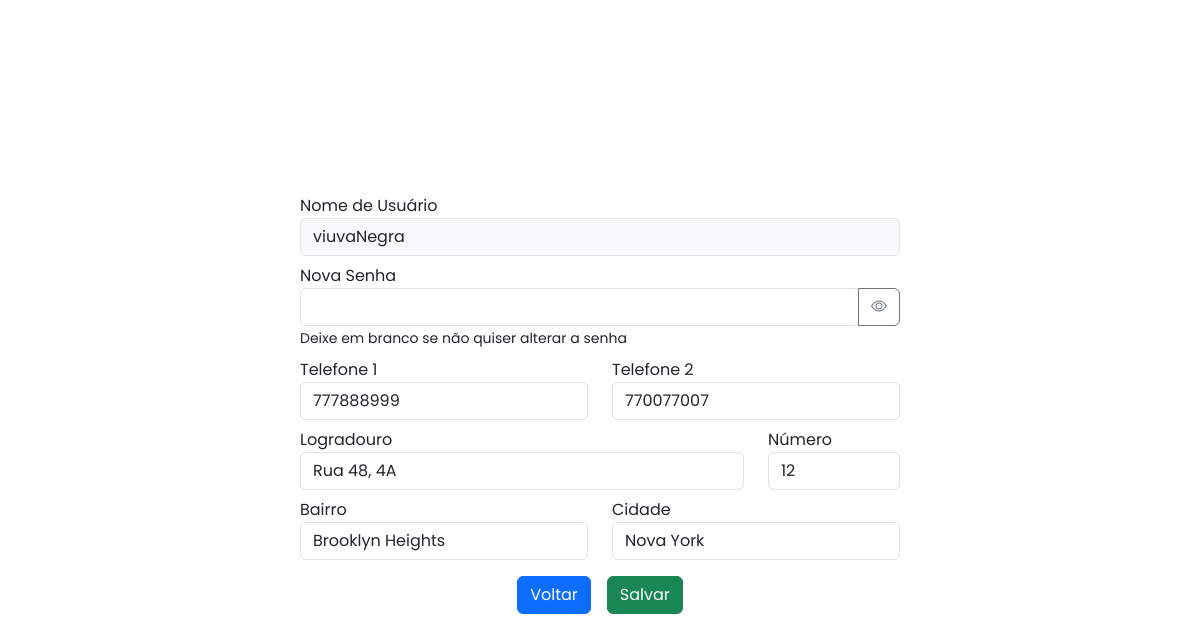
/page_editarUsuario.php?id_usuario=4, run on the app's committed database.
### tables this page shows
CREATE TABLE `tb_usuario` (
  `id` int(11) NOT NULL,
  `usuario` varchar(100) DEFAULT NULL,
  `senha` varchar(100) DEFAULT NULL,
  `id_pessoa` int(11) NOT NULL
);

CREATE TABLE `tb_pessoa` (
  `id` int(11) NOT NULL,
  `nome` varchar(100) DEFAULT NULL,
  `ano_nascimento` year(4) DEFAULT NULL,
  `cpf` varchar(11) DEFAULT NULL,
  `telefone_1` varchar(11) DEFAULT NULL,
  `telefone_2` varchar(11) DEFAULT NULL,
  `logradouro` varchar(150) DEFAULT NULL,
  `n_casa` int(5) DEFAULT NULL,
  `bairro` varchar(100) DEFAULT NULL,
  `cidade` varchar(100) DEFAULT NULL
);

### page_editarUsuario.php (called while the page is built)
<?php
    include 'includes/header.php';
    include 'includes/formulario-editarUsuario.php';
    include 'includes/footer.php';
?>

### includes/formulario-editarUsuario.php (the view, shortened to what this page needs)
<?php
    $id_usuario = $_GET['id_usuario'];
    $dsn = 'mysql:dbname=db_login;host=127.0.0.1';
    $user = 'root';
    $password = '';
    $banco = new PDO($dsn, $user, $password);
    $select = 'SELECT tb_pessoa.*, tb_usuario.usuario, tb_usuario.senha FROM tb_pessoa INNER JOIN tb_usuario ON tb_usuario.id_pessoa = tb_pessoa.id WHERE tb_pessoa.id = ' . $id_usuario;
    $dados = $banco->query($select)->fetch();
?>
<main class="container">
    <form action="validacao-editarUsuario.php" method="POST">
        <div class="row mt-2">
            <div class="col position-relative">
                <label for="usuario">Nome de Usuário</label>
                <input type="text" name="nome" id="usuario" value="<?= $dados['usuario'] ?>" class="form-control" disabled>
            </div>
        </div>
        <div class="row mt-2">
            <div class="col position-relative">
                <label for="senha">Nova Senha</label>
                <div class="input-group">
                    <input type="password" id="senha" name="senha" class="form-control">
                    <button type="button" class="btn btn-outline-secondary" onclick="toggleSenha()">
                        <i id="icon-eye" class="bi bi-eye"></i>
                    </button>
                </div>
                <small>Deixe em branco se não quiser alterar a senha</small>
            </div>
        </div>
        <div class="row mt-2">
            <div class="col">
                <label for="telefone_1">Telefone 1</label>
                <input type="text" name="telefone_1" value="<?= $dados['telefone_1'] ?>" class="form-control">
            </div>
            <div class="col">
                <label for="telefone_2">Telefone 2</label>
                <input type="text" name="telefone_2" value="<?= $dados['telefone_2'] ?>" class="form-control">
            </div>
        </div>
        <div class="row mt-2">
            <div class="col-9">
                <label for="logradouro">Logradouro</label>
                <input type="text" name="logradouro" value="<?= $dados['logradouro'] ?>" class="form-control">
            </div>
            <div class="col-3">
                <label for="numero">Número</label>
                <input type="number" name="n_casa" value="<?= $dados['n_casa'] ?>" class="form-control">
            </div>
        </div>
        <div class="row mt-2">
            <div class="col">
                <label for="bairro">Bairro</label>
                <input type="text" name="bairro" value="<?= $dados['bairro'] ?>" class="form-control">
            </div>
            <div class="col">
                <label for="cidade">Cidade</label>
                <input type="text" name="cidade" value="<?= $dados['cidade'] ?>" class="form-control">
            </div>
        </div>
        <div class="d-flex justify-content-center mt-3 gap-3">
            <a href="page_lista.php" class="btn btn-primary">Voltar</a>
            <button type="submit" class="btn btn-success">Salvar</button>
        </div>
    </form>
</main>

### assets/css/style.css (style rules this page uses)
body { display: flex; justify-content: center; align-items: center; height: 100vh; font-family: "Poppins", sans-serif; }
form { width: 500px; }

### includes/formulario-editarUsuario.php (style rules this page uses)
main { display: flex; flex-direction: column; align-items: center; justify-content: center; height: 100vh; }
form { width: 600px; }
.form-control[disabled] { background-color: #f8f9fa; }

### data on the page
tb_usuario: nome "viuvaNegra", telefone_1 "777888999", telefone_2 "770077007", logradouro "Rua 48, 4A", n_casa "12", bairro "Brooklyn Heights", cidade "Nova York"
